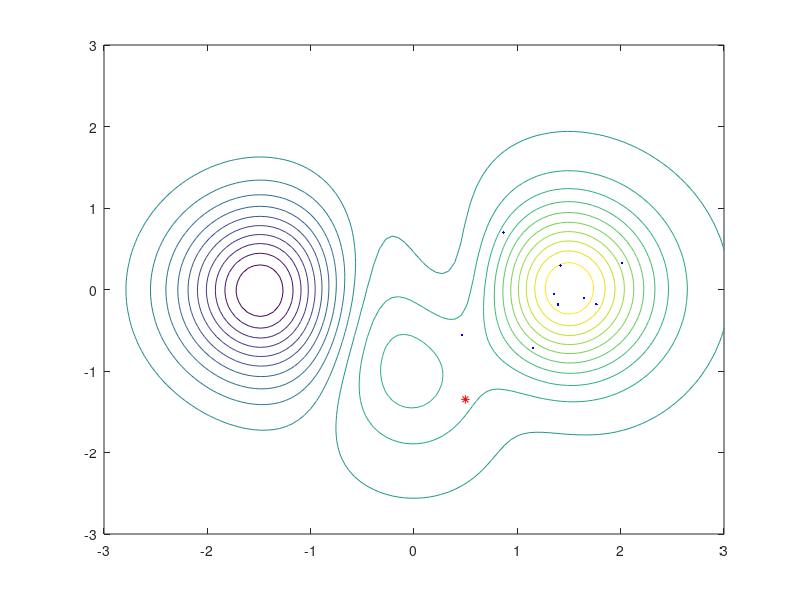
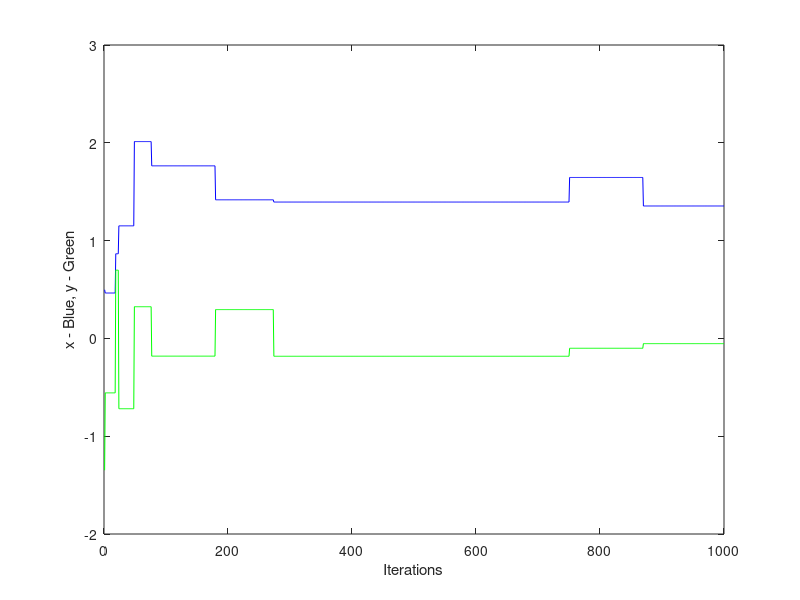
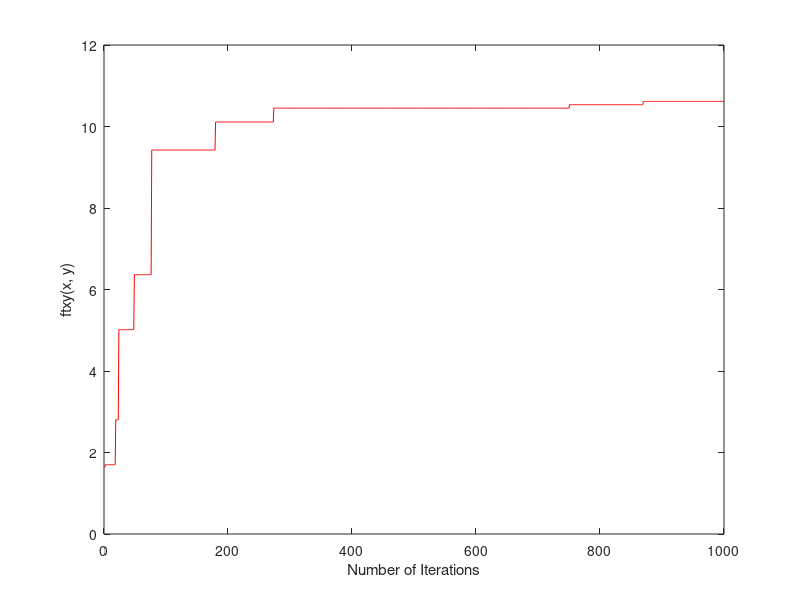

Source code (MATLAB) for these figures, in order:
% Function Definition

a = 3;
b = 10;

% f1xy = @(x, y)	a.*(1-x.^2).*exp(-x.^2 - (1 + y).^2);
% f2xy = @(x, y)	-b.*(x./5 - x.^3 - x.^5).*exp(-x.^2 - y.^2);
% f3xy = @(x, y)	(-1/3)*exp(-(x + 1).^2 - y.^2);

% ftxy = f1xy(x, y) + f2xy(x, y) + f3xy(x, y);

% xy_max = [3 3];
% xy_min = [-3 -3];

%

ftxy = @(x, y)	a.*(1-x.^2).*exp(-x.^2 - (1 + y).^2) -b.*(x./5 - x.^3 - x.^5).*exp(-x.^2 - y.^2) + (-1/3)*exp(-(x + 1).^2 - y.^2);

% Function Limits

x = linspace(-3, 3, 100);
y = linspace(-3, 3, 100);

% Rectangular Grid (Cartesian Coordinate System)

[X, Y] = meshgrid(x, y);

ftXY = ftxy(X, Y);

contour(X, Y, ftXY, 20)

%

x_min = -3;
x_max = 3;
y_min = -3;
y_max = 3;

% History of Coordenates

maxiterations = 1000;

x_coordenates = zeros(maxiterations, 1);
y_coordenates = zeros(maxiterations, 1);

% Random Coordenates

x = (x_max - x_min)*rand + x_min;
y = (y_max - y_min)*rand + y_min;

hold on
plot(x, y, 'r*')

% Initial Values and Variables

x_coordenates(1) = x;
y_coordenates(1) = y;

txy(1) = ftxy(x, y);

best_x = x;
best_y = y;

%

for k = 2:maxiterations
    new_x = (x_max - x_min)*rand + x_min;
    new_y = (y_max - y_min)*rand + y_min;

    % Check Limits

    if new_x > x_max
        new_x = x_max;
    end
    if new_y > y_max
        new_y = y_max;
    end
    if new_x < x_min
        new_x = x_min;
    end
    if new_y < y_min
        new_y = y_min;
    end

    %

    if ftxy(new_x, new_y) > ftxy(x, y)
        x = new_x;
        y = new_y;

        plot(x, y, 'b.')
    end

    if ftxy(best_x, best_y) < ftxy(new_x, new_y)
        best_x = new_x;
        best_y = new_y;
    end

    x_coordenates(k) = x;
    y_coordenates(k) = y;

    txy(k) = ftxy(x_coordenates(k), y_coordenates(k));
end

% Graphics and Representations

figure

title('x and y by Iteration')

plot(x_coordenates, 'b')

hold on

plot(y_coordenates, 'g')

hold off

xlabel('Iterations');
ylabel('x - Blue, y - Green');

%

figure

plot(txy, 'r')
title('')
xlabel('Number of Iterations')
ylabel('ftxy(x, y)')

%

fprintf('x -> %f\n', best_x)
fprintf('y -> %f\n', best_y)
